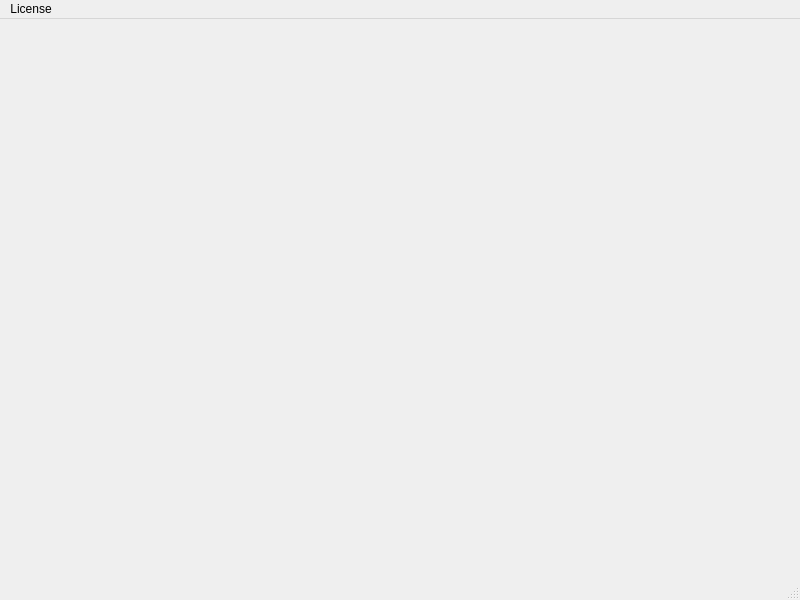
<?xml version="1.0" encoding="UTF-8"?>
<ui version="4.0">
 <class>MainWindow</class>
 <widget class="QMainWindow" name="MainWindow">
  <property name="geometry">
   <rect>
    <x>0</x>
    <y>0</y>
    <width>800</width>
    <height>600</height>
   </rect>
  </property>
  <property name="windowTitle">
   <string>MainWindow</string>
  </property>
  <widget class="QWidget" name="centralwidget">
   <layout class="QVBoxLayout" name="verticalLayout">
    <item>
     <widget class="QStackedWidget" name="stackedWidget"/>
    </item>
   </layout>
  </widget>
  <widget class="QMenuBar" name="menubar">
   <property name="geometry">
    <rect>
     <x>0</x>
     <y>0</y>
     <width>800</width>
     <height>22</height>
    </rect>
   </property>
   <widget class="QMenu" name="menuLicense">
    <property name="title">
     <string>License</string>
    </property>
    <addaction name="actionQt"/>
    <addaction name="actionReadMe"/>
    <addaction name="actionContactMe"/>
   </widget>
   <addaction name="menuLicense"/>
  </widget>
  <widget class="QStatusBar" name="statusbar"/>
  <action name="actionQt">
   <property name="text">
    <string>Qt</string>
   </property>
  </action>
  <action name="actionReadMe">
   <property name="text">
    <string>Read me</string>
   </property>
  </action>
  <action name="actionContactMe">
   <property name="text">
    <string>Contact me</string>
   </property>
  </action>
 </widget>
 <resources/>
 <connections/>
</ui>
